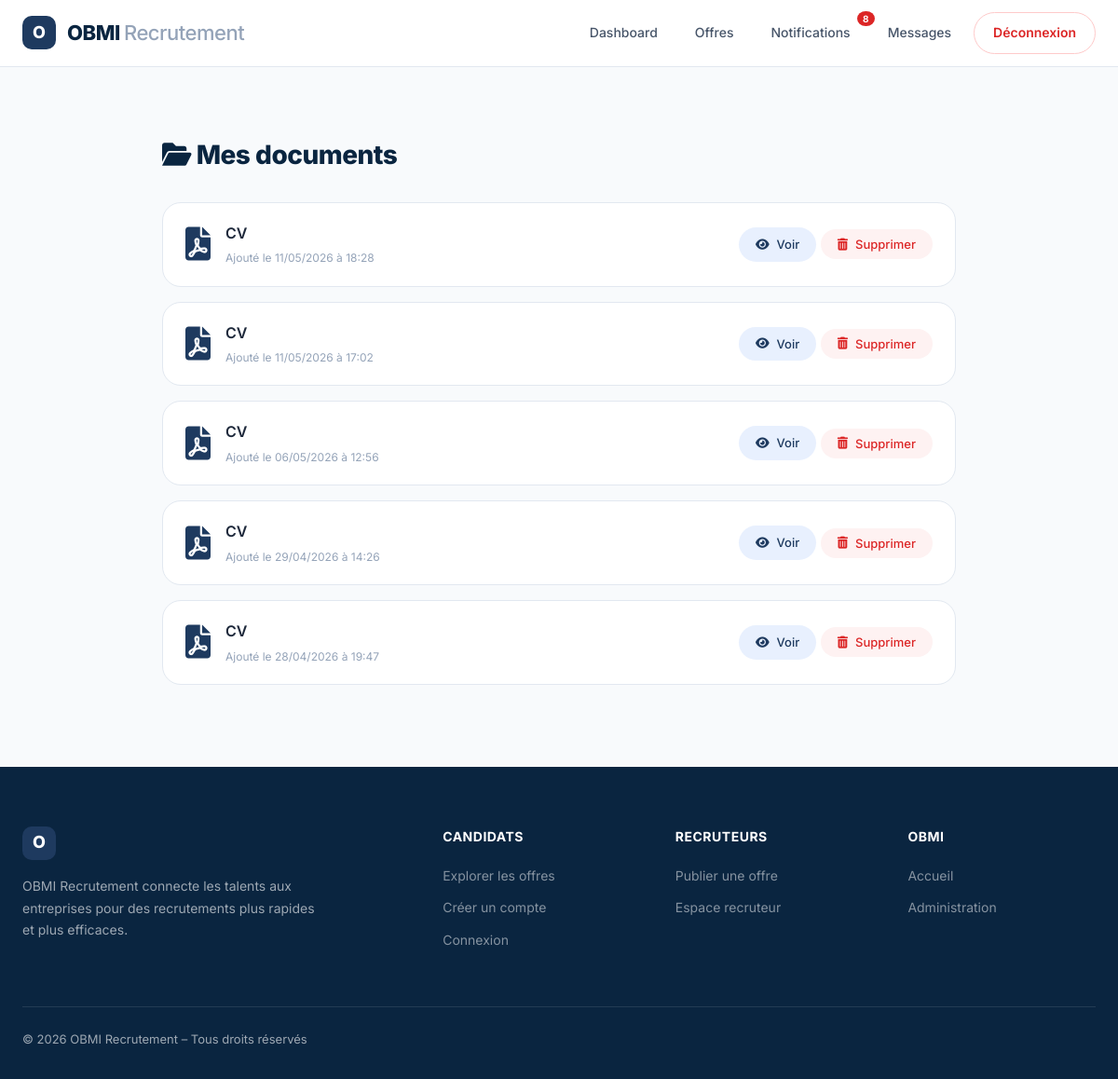
/mes-documents/ (signed in), run on an earlier commit of the app's database.
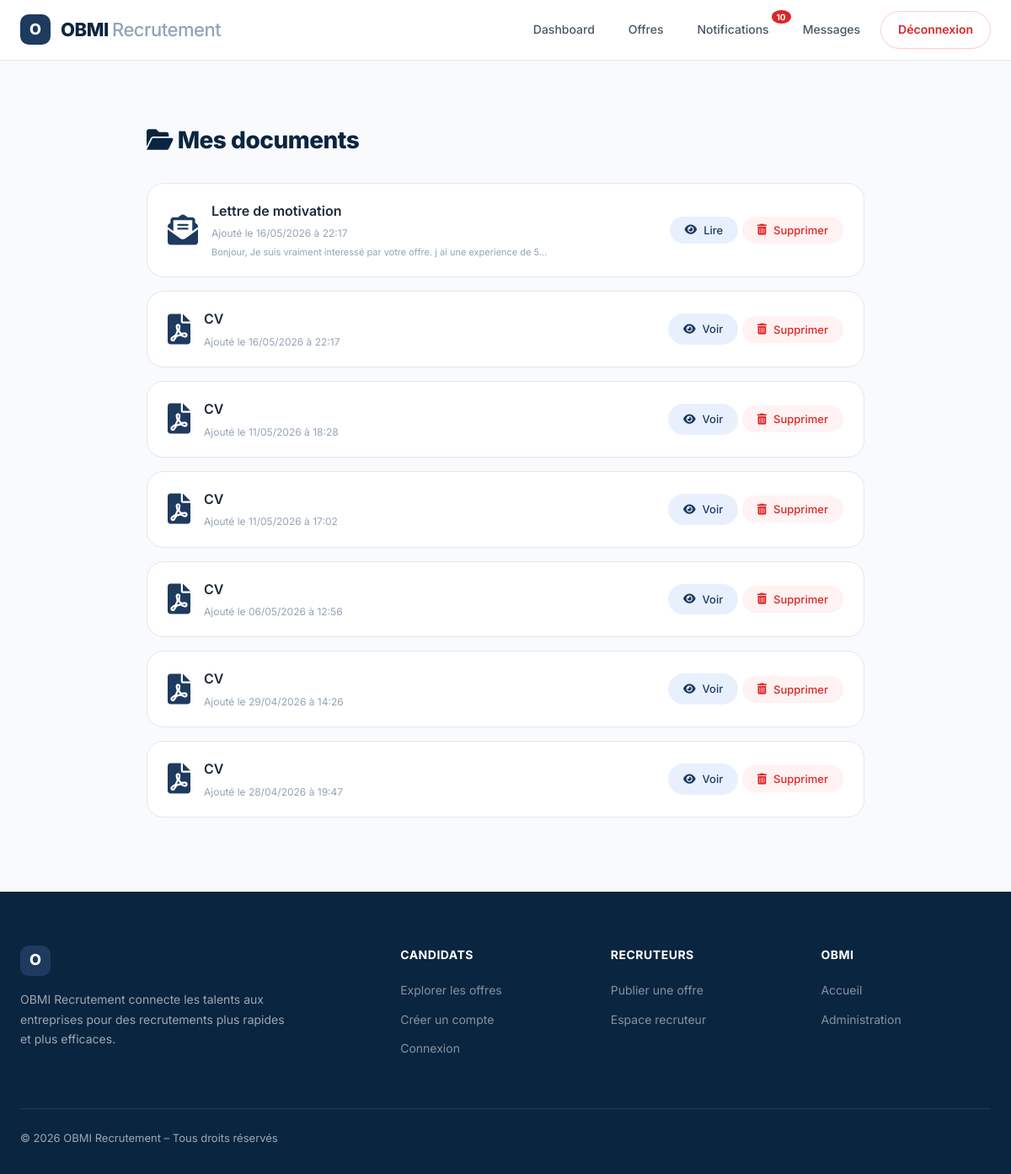
And on a later commit of the database.
### candidature/models.py (models this page shows, shortened)
class Document(models.Model):
    TYPE_CHOICES = [
    ('cv', 'CV'),
    ('lettre_motivation', 'Lettre de motivation'),
]
    candidat = models.ForeignKey(Candidat, on_delete=models.CASCADE, related_name='documents')
    type = models.CharField(max_length=50, choices=TYPE_CHOICES)   # CV, lettre_motivation
    fichier = models.FileField(upload_to='documents/')
    contenu = models.TextField(blank=True, null=True)
    date_upload = models.DateTimeField(auto_now_add=True)

### candidature/views.py (the view)
# urls.py: path('mes-documents/', views.mes_documents, name='mes_documents'),
@login_required
def mes_documents(request):
    if request.user.role != 'candidat':
        return redirect('dashboard')
    candidat = Candidat.objects.get(utilisateur=request.user)
    documents = Document.objects.filter(candidat=candidat).order_by('-date_upload')
    return render(request, 'candidature/mes_documents.html', {'documents': documents})

### candidature/context_processors.py (called while the page is built)
def notifications_context(request):
    if request.user.is_authenticated:
        return {
            'unread_messages': Message.objects.filter(destinataire=request.user, lu=False).count(),
            'unread_notifications': Notification.objects.filter(utilisateur=request.user, lu=False).count(),
        }
    return {'unread_messages': 0, 'unread_notifications': 0}

### candidature/templates/candidature/mes_documents.html (shortened to what this page needs)
{% extends 'candidature/base.html' %}
{% block content %}
<div class="page-content">
    <div class="container-narrow">
        <div class="page-header">
            <h1><i class="fas fa-folder-open"></i> Mes documents</h1>
        </div>
        {% if documents %}
            {% for doc in documents %}
            <div class="doc-card">
                <div class="doc-info">
                    {% if doc.type == 'cv' %}
                        <i class="fas fa-file-pdf"></i>
                    {% else %}
                        <i class="fas fa-envelope-open-text"></i>
                    {% endif %}
                    <div>
                        <h3>{% if doc.type == 'cv' %}CV{% else %}Lettre de motivation{% endif %}</h3>
                        <p>Ajouté le {{ doc.date_upload|date:"d/m/Y à H:i" }}</p>
                        {% if doc.contenu and doc.type == 'lettre_motivation' %}
                            <p style="font-size: 11px; color: var(--text-muted); margin-top: 4px;">{{ doc.contenu|truncatechars:80 }}</p>
                        {% endif %}
                    </div>
                </div>
                <div>
                    {% if doc.fichier %}
                    <a href="{{ doc.fichier.url }}" target="_blank" class="btn btn-view"><i class="fas fa-eye"></i> Voir</a>
                    {% endif %}
                    {% if doc.type == 'lettre_motivation' and doc.contenu %}
                    <button class="btn btn-view" onclick="alert('{{ doc.contenu|escapejs }}')"><i class="fas fa-eye"></i> Lire</button>
                    {% endif %}
                    <button class="btn btn-delete" onclick="openDeleteModal({{ doc.id }}, '{{ doc.get_type_display|escapejs }}')"><i class="fas fa-trash-alt"></i> Supprimer</button>
                </div>
            </div>
            {% endfor %}
        {% else %}
        <div class="empty-state">
            <i class="fas fa-file-alt"></i>
            <p>Aucun document trouvé</p>
            <p style="font-size: 13px; margin-top: 8px;">Les documents seront ajoutés automatiquement lors de vos candidatures</p>
        </div>
        {% endif %}
    </div>
</div>
{% endblock %}

What changed in the data, as far as the page shows it:
added Document: shows "Lettre de motivation", date_upload "16/05/2026 à 22:17", contenu "Bonjour, Je suis vraiment interessé par votre offre. j ai une experience de 5…"
added Document: type "cv" (drawn), date_upload "16/05/2026 à 22:17"
Also different on the page:
{{ unread_notifications }}: "8" → "10"
